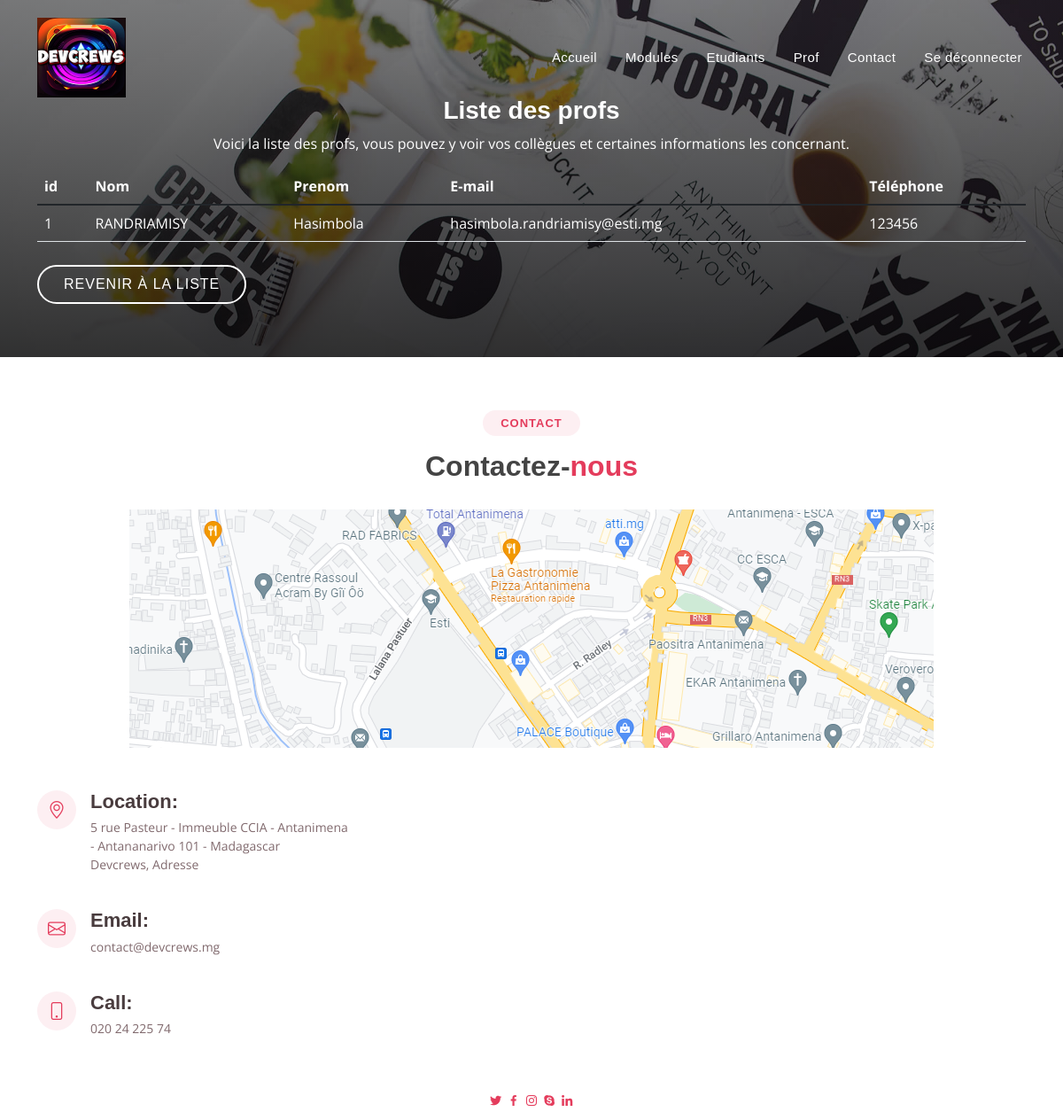
Page /views/prof/details.php?id=1 on the committed database.
### tables this page shows
CREATE TABLE IF NOT EXISTS `prof` (
  `id` int(20) NOT NULL AUTO_INCREMENT,
  `nom` varchar(50) NOT NULL,
  `prenom` varchar(50) NOT NULL,
  `email` varchar(50) NOT NULL,
  `telephone` int(20) NOT NULL,
  PRIMARY KEY (`id`)
);

### model/mdlProf.php (called while the page is built, shortened)
<?php
class mdl_profs {
    function get_by_id($id) {
        $pdo = db_connect();
        $q = "SELECT * FROM prof WHERE id =$id";
        $liste_prof = $pdo->query($q)->fetchAll();
        return $liste_prof;
    }
}
?>

### controler/ctrlProf.php (called while the page is built, shortened)
<?php
require('../../model/mdlProf.php');
class ctrl_profs {
    public static function showDetails($id) {
        $mdlProfs = new mdl_profs();
        $profs = $mdlProfs->get_by_id($id);
        return $profs;
    }
}
?>

### views/prof/details.php (the view, shortened to what this page needs)
<?php
  require '../header.php';
  require '../../controler/ctrlProf.php';
  $id = $_GET['id'];
  $ctrlProfs = new ctrl_profs();
  $e = $ctrlProfs->showDetails($id);
?>
<section id="cta" class="cta">
    <div class="container">
        <div class="text-center">
            <br>
            <br>
            <h3>Liste des profs</h3>
            <p>Voici la liste des profs, vous pouvez y voir vos collègues et certaines informations les concernant.</p>
        </div>
        <table class="table table-hover">
            <thead>
                <tr style="color: white;">
                    <th>id</th>
                    <th>Nom</th>
                    <th>Prenom</th>
                    <th>E-mail</th>
                    <th>Téléphone</th>
                </tr>
            </thead>
            <tbody>
                <?php foreach($e as $k => $m) : ?>
                    <tr style="color: white;">
                        <td><?php echo $k + 1; ?></td>
                        <td><?php echo $m['nom']; ?></td>
                        <td><?php echo $m['prenom']; ?></td>
                        <td><?php echo $m['email']; ?></td>
                        <td><?php echo $m['telephone']; ?></td>
                    </tr>
                <?php endforeach; ?>
            </tbody>
        </table>
        <a class="cta-btn" href="/e-learning-website-main/project/phpwebproject/views/prof/listeProf.php">Revenir à la liste</a>
    </div>
</section>
<?php require("../footer.php");?>

### assets/css/style.css (style rules this page uses)
body { font-family: "Open Sans", sans-serif; color: #444444; }
a { color: #e43c5c; text-decoration: none; }
h1, h2, h3, h4, h5, h6 { font-family: "Nunito", sans-serif; }
section { padding: 60px 0; overflow: hidden; }
.cta { background: linear-gradient(rgba(2, 2, 2, 0.5), rgba(0, 0, 0, 0.8)), url("../img/cta-bg.jpg") center center; background-size: cover; padding: 60px 0; }
.cta h3 { color: #fff; font-size: 28px; font-weight: 700; }
.cta p { color: #fff; }
.cta .cta-btn { font-family: "Nunito", sans-serif; text-transform: uppercase; font-weight: 500; font-size: 16px; letter-spacing: 1px; display: inline-block; padding: 8px 28px; border-radius: 25px; transition: 0.5s; margin-top: 10px; border: 2px solid #fff; color: #fff; }
@media (min-width: 1024px) { .cta { background-attachment: fixed; } }

### views/prof/details.php (style rules this page uses)
.cta { background: linear-gradient(rgba(2, 2, 2, 0.5), rgba(0, 0, 0, 0.8)), url("../../assets/img/hero-bg.jpg") top center; background-size: cover; position: relative; padding: 60px 0; }

### rows in the picture
prof: nom "RANDRIAMISY", prenom "Hasimbola", email "hasimbola.randriamisy@esti.mg", telephone "123456"
